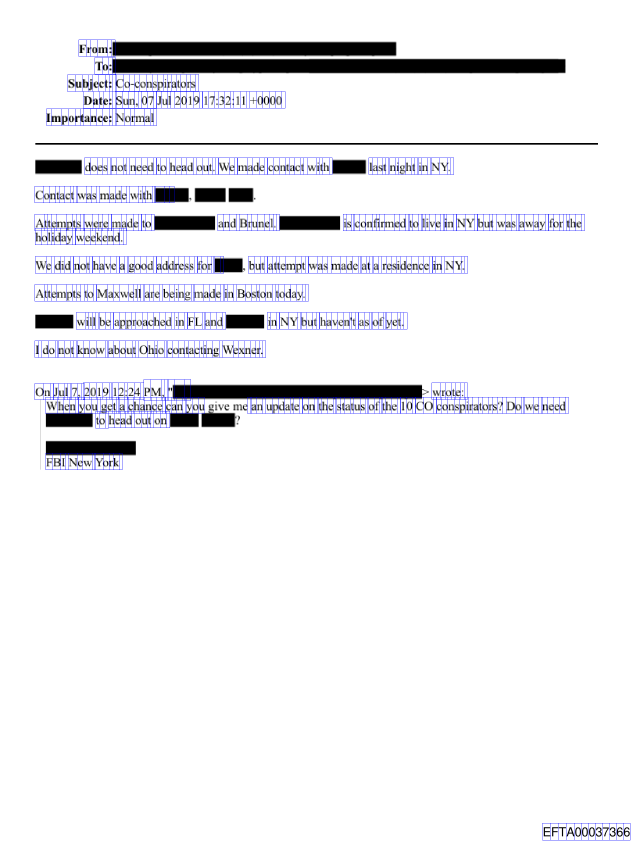
#> input picture char_bboxes_visualization.png, 1913 x 2532 px (shown at 1/3 size)
$ python -i reveal_redacted_chars.py   (imports and definitions only)
#> lines starting #> are read from the running program, lines starting #| are printed output that depends on the picture; after the words box and inside, x2 and y2 are one past the last pixel; in counts of white or black regions, pixels touching at a corner belong together
#!/usr/bin/env python3
"""
reveal_redacted_chars.py
========================
For every PDF in PDFS/, render page 0 at 3.125x zoom, detect solid-black
redaction boxes across the full page, and for every character whose bbox
intersects a redaction box overlay it in blue Times New Roman -- using the
identical _render_text_image + CharacterOverlay.blend_onto pipeline as the
'm' overlay in kellen_render.py.

The image is kept in RGB throughout so PIL colours are correct; it is only
converted to BGR at save time.

Output: redacted_char_outputs/<stem>_revealed.png
"""

import os
import numpy as np
import fitz
import cv2
from PIL import Image, ImageDraw, ImageFont
from typing import Dict, List, Optional, Tuple

from redaction_analysis.extraction import CharacterOverlay

ZOOM          = 3.125
FONT_PATH     = "/usr/share/fonts/truetype/msttcorefonts/times.ttf"
BLUE_RGB      = (0, 0, 255)
OVERLAY_ALPHA = 1.0

REDACT_MIN_W  = 20
REDACT_MIN_H  = 8
REDACT_FILL   = 0.85

_font_cache: Dict[int, ImageFont.FreeTypeFont] = {}


# [26 lines left out: functions _get_font, _render_text_image, not called in this run]


def detect_redaction_boxes(img_rgb: np.ndarray) -> List[Tuple[int, int, int, int]]:
    gray = cv2.cvtColor(img_rgb, cv2.COLOR_RGB2GRAY)
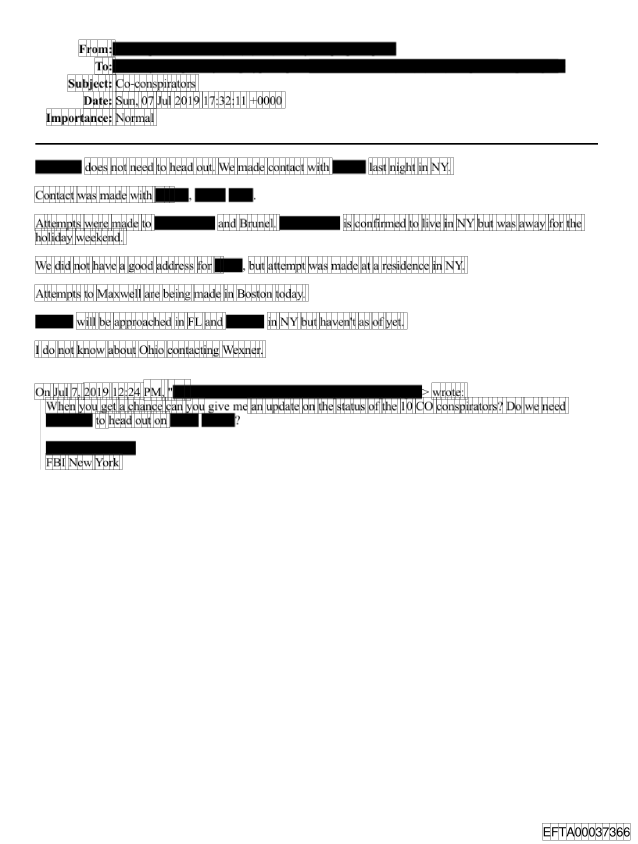
#> gray: shape (2532, 1913) (shown at 1/3 size); min 0, max 255, mean 238.2
    _, binary = cv2.threshold(gray, 200, 255, cv2.THRESH_BINARY_INV)
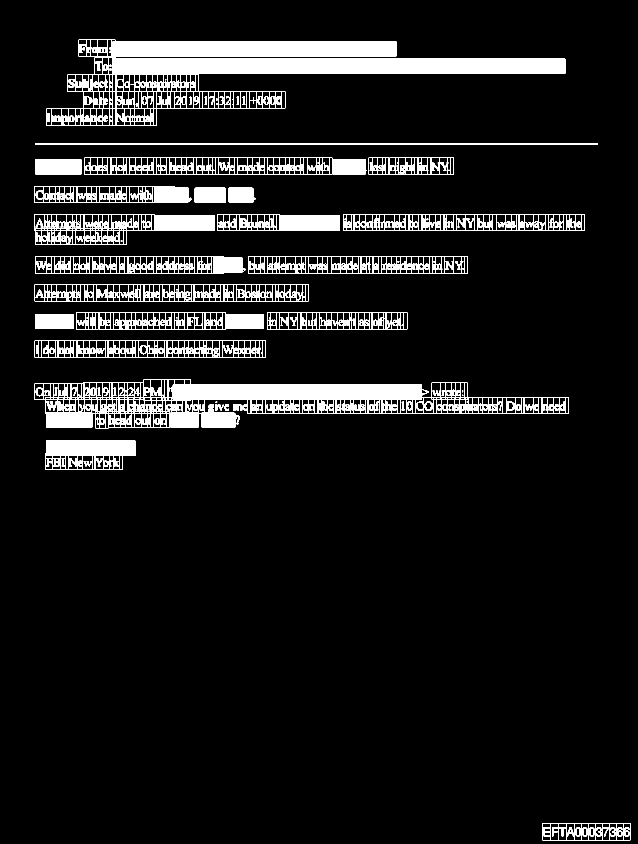
#> binary: shape (2532, 1913) (shown at 1/3 size); 7.7% white; 134 white regions (24 under 20 px)
    contours, _ = cv2.findContours(binary, cv2.RETR_EXTERNAL, cv2.CHAIN_APPROX_SIMPLE)
#> contours = 33 contours, 3 with area under 20; largest, box (x1, y1, x2, y2) and area: (104, 1138, 1706, 1285) 147727, (202, 172, 1697, 325) 111402, (236, 119, 1189, 170) 42543, (253, 473, 1100, 524) 41538, (104, 853, 926, 904) 41050
    boxes = []
    for cnt in contours:
        x, y, w, h = cv2.boundingRect(cnt)
        if w < REDACT_MIN_W or h < REDACT_MIN_H:
            continue
        area = w * h
        if area == 0:
            continue
        fill = float(np.count_nonzero(binary[y:y+h, x:x+w])) / float(area)
        if fill >= REDACT_FILL:
            boxes.append((x, y, w, h))
#> this loop made 33 passes
#> (x, y, w, h, area, fill) on passes 2, 5, 9, 13, 17, 20, 21, 23, 24, 25, 26, 29: (137, 1322, 271, 88, 23848, 0.628), (699, 1212, 28, 19, 532, 0.6), (104, 1138, 1602, 147, 235494, 0.335), (297, 937, 495, 51, 25245, 0.416), (105, 769, 631, 51, 32181, 0.373), (653, 642, 367, 51, 18717, 0.563), (104, 642, 359, 93, 33387, 0.265), (685, 563, 75, 44, 3300, 0.996), (584, 563, 94, 44, 4136, 0.998), (104, 558, 470, 51, 23970, 0.406), (106, 478, 140, 45, 6300, 0.998), (253, 473, 847, 51, 43197, 0.34)
#> (cnt, x, y, w, h, area, fill) on passes 1, 10, 11, 12, 14, 15: ([[1627, 2469], [1627, 2520], [1890, 2520], [1890, 2469]], 1627, 2469, 264, 52, 13728, 0.292), ([[104, 1022], [104, 1072], [797, 1072], [797, 1022]], 104, 1022, 694, 51, 35394, 0.281), ([[106, 942], [106, 986], [219, 986], [219, 942]], 106, 942, 114, 45, 5130, 1), ([[801, 937], [801, 987], [1221, 987], [1221, 937]], 801, 937, 421, 51, 21471, 0.268), ([[228, 937], [228, 987], [295, 987], [295, 937]], 228, 937, 68, 51, 3468, 0.281), ([[104, 853], [104, 903], [925, 903], [925, 853]], 104, 853, 822, 51, 41922, 0.279)
#> after the loop, boxes = [(106, 942, 114, 45), (464, 647, 181, 44), (685, 563, 75, 44), (584, 563, 94, 44), (106, 478, 140, 45)]
    return boxes


# [108 lines left out: functions rects_intersect, process_pdf, main, not called in this run]


# [2 lines not run here, left out]

>>> import cv2
>>> picture = cv2.cvtColor(cv2.imread('char_bboxes_visualization.png'), cv2.COLOR_BGR2RGB)
>>> result = detect_redaction_boxes(picture)
#> result has the same summary as boxes in detect_redaction_boxes

$ run again, on glyph_bank_atlas.png
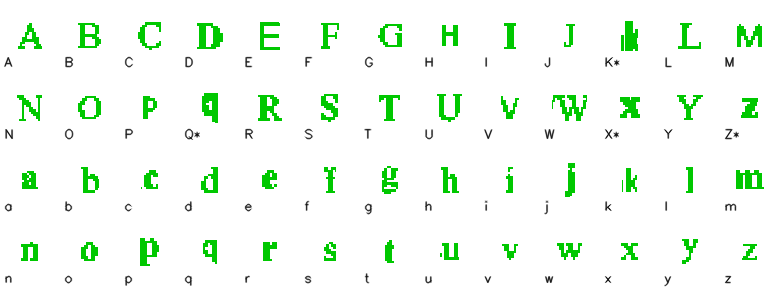
#> input picture glyph_bank_atlas.png, 780 x 288 px
#> picture is the input picture: shape (288, 780, 3); mean R, G, B 239.7, 250.6, 239.7
#> in detect_redaction_boxes, `gray = cv2.cvtColor(img_rgb, cv2.COLOR_RGB2GRAY)`:
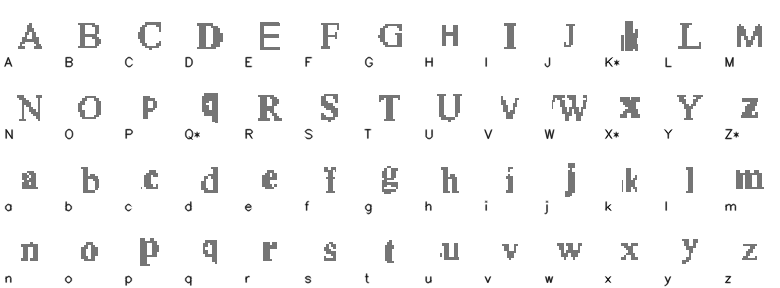
#> gray: shape (288, 780); min 20, max 255, mean 246.1
#> in detect_redaction_boxes, `_, binary = cv2.threshold(gray, 200, 255, cv2.THRESH_BINARY_INV)`:
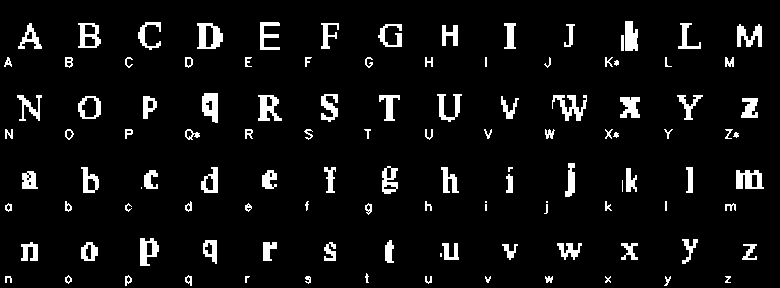
#> binary: shape (288, 780); 6.3% white; 114 white regions (8 under 20 px)
#> contours = 114 contours, 35 with area under 20; largest, box (x1, y1, x2, y2) and area: (197, 23, 223, 49) 500, (78, 23, 101, 48) 428, (78, 96, 101, 119) 410, (736, 170, 764, 189) 372, (202, 93, 218, 123) 350
#> the loop in detect_redaction_boxes, `for cnt in contours:` made 114 passes
#> (x, y, w, h) on passes 1 to 8: (725, 276, 6, 7), (664, 276, 7, 10), (605, 276, 6, 7), (545, 276, 8, 7), (485, 276, 6, 7), (425, 276, 7, 8), (305, 276, 6, 8), (245, 276, 5, 7)
#> after the loop in detect_redaction_boxes, `for cnt in contours:`: boxes = []
